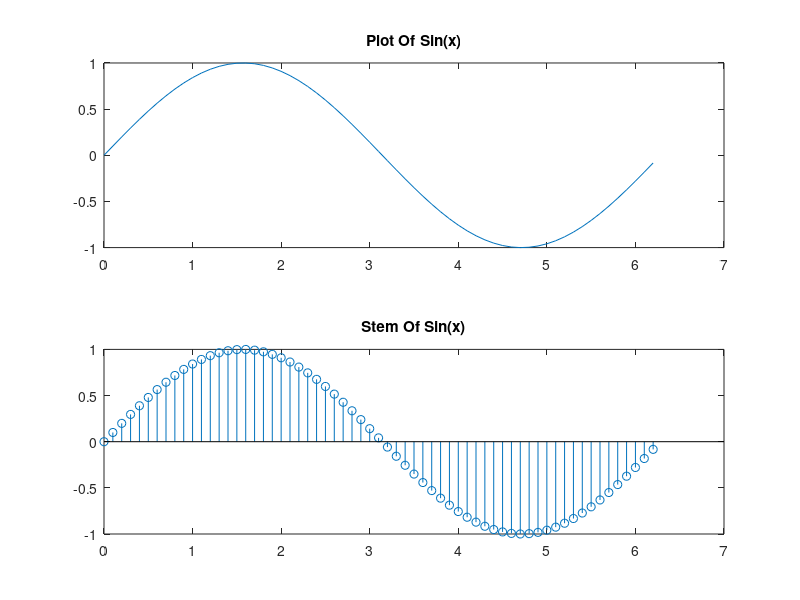

Reproduce this figure in MATLAB.
x = 0:0.1:2*pi;
y = sin(x);

subplot(2, 1, 1);

stem(x, y);

plot(x, y);

title('Plot Of Sin(x)');

subplot(2, 1, 2);

stem(x, y);

title('Stem Of Sin(x)');